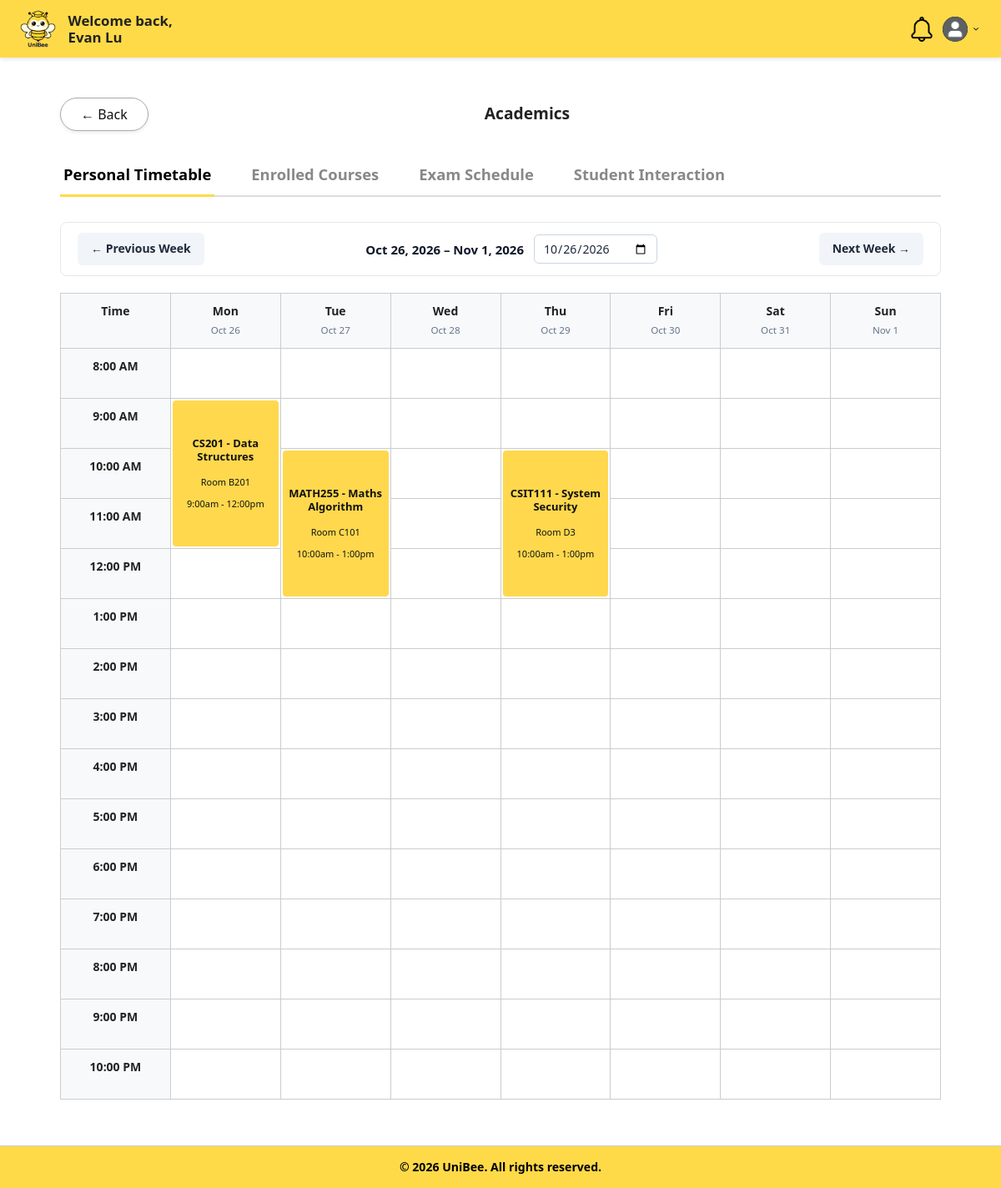
The app's page /boundary/academicsPage.php (signed in) with its own data.
### tables this page shows
CREATE TABLE StudentEnrolments (
    id INT PRIMARY KEY AUTO_INCREMENT,
    studentId INT NOT NULL,
    classId INT NOT NULL,
    enrolledBy INT,
    enrolmentDate DATETIME DEFAULT CURRENT_TIMESTAMP,
    status ENUM('enrolled', 'dropped', 'completed') DEFAULT 'enrolled',
    FOREIGN KEY (studentId) REFERENCES Users(id) ON DELETE CASCADE,
    FOREIGN KEY (classId) REFERENCES Classes(id) ON DELETE CASCADE,
    FOREIGN KEY (enrolledBy) REFERENCES Users(id) ON DELETE SET NULL
);

### controller/academicsController.php (called while the page is built, shortened)
<?php
require_once "../database/database.php";
require_once "../entity/timetableEntry.php";
class AcademicsController
{
    private $db;
    public function __construct()
    {
        $database = new Database();
        $this->db = $database->connect();
    }
    public function getTimetable($studentId)
    {
        $sql = "SELECT
                    c.id                AS id,
                    se.studentId        AS userId,
                    CONCAT(m.code, ' - ', m.name) AS title,
                    c.dayOfWeek,
                    c.startTime,
                    c.endTime,
                    c.room              AS location,
                    c.createdAt,
                    c.updatedAt
                FROM StudentEnrolments se
                INNER JOIN Classes c ON c.id = se.classId
                INNER JOIN Modules m ON m.id = c.moduleId
                WHERE se.studentId = :studentId
                  AND se.status = 'enrolled'
                  AND c.status  = 'active'
                ORDER BY FIELD(c.dayOfWeek,'mon','tue','wed','thu','fri','sat','sun'),
                         c.startTime ASC";
        try {
            $stmt = $this->db->prepare($sql);
            $stmt->bindValue(':studentId', (int) $studentId, PDO::PARAM_INT);
            $stmt->execute();
            $rows = $stmt->fetchAll(PDO::FETCH_ASSOC);
            $entries = [];
            foreach ($rows as $row) {
                $entries[] = new TimetableEntry(
                    $row['id'],
                    $row['userId'],
                    $row['title'],
                    $row['dayOfWeek'],
                    $row['startTime'],
                    $row['endTime'],
                    $row['location'],
                    $row['createdAt'],
                    $row['updatedAt']
                );
            }
            return $entries;
        } catch (PDOException $e) {
            error_log("AcademicsController getTimetable error: " . $e->getMessage());
            return false;
        }
    }
    private function isValidId($id)
    {
        return isset($id) && is_numeric($id) && (int) $id > 0;
    }
}
?>

### database/database.php (called while the page is built, shortened)
<?php
class Database
{
    private $host = 'localhost:3307';
    private $dbname = 'unibee';
    private $username = 'root';
    private $password = '';
    public function connect()
    {
        try {
            $this->pdo = new PDO(
                "mysql:host={$this->host};dbname={$this->dbname}",
                $this->username,
                $this->password
            );
            $this->pdo->setAttribute(PDO::ATTR_ERRMODE, PDO::ERRMODE_EXCEPTION);
            return $this->pdo;
        } catch (PDOException $e) {
            die("Database connection failed: " . $e->getMessage());
        }
    }
}

### entity/timetableEntry.php (called while the page is built, shortened)
<?php
class TimetableEntry
{
    private $title;
    private $startTime;
    private $endTime;
    private $location;
    public function __construct(
        $id = null,
        $userId = null,
        $title = null,
        $dayOfWeek = null,
        $startTime = null,
        $endTime = null,
        $location = null,
        $createdAt = null,
        $updatedAt = null
    ) {
        $this->title = $title;
        $this->startTime = $startTime;
        $this->endTime = $endTime;
        $this->location = $location;
    }
    public function getTitle()
    {
        return $this->title;
    }
    public function getStartTime()
    {
        return $this->startTime;
    }
    public function getEndTime()
    {
        return $this->endTime;
    }
    public function getLocation()
    {
        return $this->location;
    }
}
?>

### boundary/academicsPage.php (the view, shortened to what this page needs)
<?php
require_once "../controller/academicsController.php";
$controller = new AcademicsController();
$eventController = new ViewEventsController();
$studentId = $_SESSION['user_id'] ?? null;
$allowedTabs = ['timetable', 'courses', 'exams', 'interaction'];
$requestedTab = $_GET['tab'] ?? 'timetable';
$activeTab = in_array($requestedTab, $allowedTabs) ? $requestedTab : 'timetable';
$today = new DateTime();
if (isset($_GET['date']) && !empty($_GET['date'])) {
    try {
        $refDate = new DateTime($_GET['date']);
    } catch (Exception $e) {
        $refDate = clone $today;
    }
} else {
    $refDate = clone $today;
}
$dayOfWeekNum = (int) $refDate->format('N');
$monday = clone $refDate;
$monday->modify('-' . ($dayOfWeekNum - 1) . ' days')->setTime(0, 0, 0);
$sunday = clone $monday;
$sunday->modify('+6 days')->setTime(23, 59, 59);
$prevMonday = clone $monday;
$prevMonday->modify('-1 week');
$nextMonday = clone $monday;
$nextMonday->modify('+1 week');
$prevDateParam = $prevMonday->format('Y-m-d');
$nextDateParam = $nextMonday->format('Y-m-d');
$selectedDateValue = $monday->format('Y-m-d');
$weekRangeText = $monday->format('M j, Y') . ' – ' . $sunday->format('M j, Y');
$semStart = new DateTime('2026-09-01');
$semEnd = new DateTime('2026-11-30');
$isWithinSemester = ($sunday >= $semStart && $monday <= $semEnd);
$entries = null;
if ($activeTab === 'timetable' && $isWithinSemester) {
    $entries = $controller->getTimetable($studentId);
}
$registeredEvents = method_exists($eventController, 'getUserRegisteredEvents')
    ? $eventController->getUserRegisteredEvents($studentId)
    : [];
$keys = ['mon', 'tue', 'wed', 'thu', 'fri', 'sat', 'sun'];
$weekDates = [];
$currentDay = clone $monday;
for ($i = 0; $i < 7; $i++) {
    $weekDates[$keys[$i]] = [
        'dayName' => $currentDay->format('D'),
        'dateStr' => $currentDay->format('M j')
    ];
    $currentDay->modify('+1 day');
}
$grid = [
    'mon' => [],
    'tue' => [],
    'wed' => [],
    'thu' => [],
    'fri' => [],
    'sat' => [],
    'sun' => []
];
if (is_array($entries)) {
    foreach ($entries as $e) {
        $day = strtolower($e->getDayOfWeek());
        $startParts = explode(':', $e->getStartTime());
        $endParts = explode(':', $e->getEndTime());
        $startHour = (int) $startParts[0];
        $endHour = (int) $endParts[0];
        $duration = $endHour - $startHour;
        $duration = max(1, $duration);
        if (isset($grid[$day])) {
            $grid[$day][$startHour][] = [
                'title' => $e->getTitle(),
                'location' => 'Room ' . $e->getLocation(),
                'time' => date('g:ia', strtotime($e->getStartTime())) . ' - ' . date('g:ia', strtotime($e->getEndTime())),
                'type' => 'class',
                'duration' => $duration
            ];
        }
    }
}
$hours = range(8, 22);
?>
<!DOCTYPE html>
<html lang="en">
<head>
    <link rel="stylesheet" href="../style.css">
</head>
<body>
    <header class="header">
        <div class="logo-container">
            <a href="studentDashboardPage.php">
                <img src="../images/uniBeeLogo.png" alt="UniBee Logo">
            </a>
        </div>
        <div class="welcome-message">
            <span>Welcome back,</span>
            <strong><?php echo htmlspecialchars($_SESSION['user_name']); ?></strong>
        </div>
        <div class="dashboard-header-right">
            <a href="NotificationPage.php" class="header-icon">
                <img src="../images/notification.png" alt="Notifications">
            </a>
            <div class="profile-dropdown">
                <div class="profile-container" onclick="toggleDropdown()">
                    <img src="../images/profilePic.png" alt="Profile" class="profile-icon">
                    <img src="../images/dropdown.png" alt="Menu" class="dropdown-arrow">
                </div>
            </div>
        </div>
    </header>
    <main class="dashboard">
        <div class="profile-header">
            <a href="studentDashboardPage.php" class="btn-back">&#8592; Back</a>
            <h2 class="section-label">Academics</h2>
        </div>
        <div class="teaching-tabs">
            <a href="academicsPage.php?tab=timetable"
                class="teaching-tab <?php echo $activeTab === 'timetable' ? 'active' : ''; ?>">
                Personal Timetable
            </a>
            <a href="academicsPage.php?tab=courses"
                class="teaching-tab <?php echo $activeTab === 'courses' ? 'active' : ''; ?>">
                Enrolled Courses
            </a>
            <a href="academicsPage.php?tab=exams"
                class="teaching-tab <?php echo $activeTab === 'exams' ? 'active' : ''; ?>">
                Exam Schedule
            </a>
            <a href="academicsPage.php?tab=interaction"
                class="teaching-tab <?php echo $activeTab === 'interaction' ? 'active' : ''; ?>">
                Student Interaction
            </a>
        </div>
        <?php if ($activeTab === 'timetable'): ?>
            <div class="timetable-controls">
                <a href="academicsPage.php?tab=timetable&date=<?php echo $prevDateParam; ?>"
                    class="timetable-nav-btn">&larr;
                    Previous Week</a>
                <div class="date-picker-wrapper">
                    <span class="week-range-title"><?php echo htmlspecialchars($weekRangeText); ?></span>
                    <input type="date" class="date-input" value="<?php echo $selectedDateValue; ?>"
                        onchange="jumpToWeek(this.value)">
                </div>
                <a href="academicsPage.php?tab=timetable&date=<?php echo $nextDateParam; ?>" class="timetable-nav-btn">Next
                    Week &rarr;</a>
            </div>
            <?php if (!$isWithinSemester && empty($registeredEvents)): ?>
                <p class="no-notifications">No classes scheduled for this week. </p>
            <?php elseif ($entries === false): ?>
                <p class="error-message">Unable to retrieve timetable. Please try again later.</p>
            <?php else: ?>
                <table class="timetable-grid">
                    <thead>
                        <tr>
                            <th>Time</th>
                            <?php foreach ($keys as $k): ?>
                                <th>
                                    <?php echo $weekDates[$k]['dayName']; ?><br>
                                    <small
                                        style="font-weight: normal; color: #64748b;"><?php echo $weekDates[$k]['dateStr']; ?></small>
                                </th>
                            <?php endforeach; ?>
                        </tr>
                    </thead>
                    <tbody>
                        <?php
                        $skipCell = [
                            'mon' => [],
                            'tue' => [],
                            'wed' => [],
                            'thu' => [],
                            'fri' => [],
                            'sat' => [],
                            'sun' => []
                        ];
                        foreach ($hours as $h): ?>
                            <tr>
                                <th><?php echo date('g:i A', mktime($h, 0, 0)); ?></th>
                                <?php foreach ($keys as $k): ?>
                                    <?php
                                    if (!empty($skipCell[$k][$h])) {
                                        continue;
                                    }
                                    if (isset($grid[$k][$h])):
                                        $items = $grid[$k][$h];
                                        $maxDuration = 1;
                                        foreach ($items as $it) {
                                            if ($it['duration'] > $maxDuration) {
                                                $maxDuration = $it['duration'];
                                            }
                                        }
                                        for ($d = 1; $d < $maxDuration; $d++) {
                                            $skipCell[$k][$h + $d] = true;
                                        }
                                        $rowspanAttr = $maxDuration > 1 ? ' rowspan="' . $maxDuration . '"' : '';
                                        $hasClash = count($items) > 1;
                                        ?>
                                        <td<?php echo $rowspanAttr; ?>>
                                            <div class="timetable-cell-stack<?php echo $hasClash ? ' has-clash' : ''; ?>">
                                                <?php foreach ($items as $item): ?>
                                                    <div
                                                        class="<?php echo ($item['type'] === 'event') ? 'timetable-slot event-slot' : 'timetable-slot'; ?>">
                                                        <strong><?php echo htmlspecialchars($item['title']); ?></strong><br>
                                                        <span><?php echo htmlspecialchars($item['location']); ?></span><br>
                                                        <small><?php echo htmlspecialchars($item['time']); ?></small>
                                                    </div>
                                                <?php endforeach; ?>
                                            </div>
                                            </td>
                                        <?php else: ?>
                                            <td></td>
                                        <?php endif; ?>
                                    <?php endforeach; ?>
                            </tr>
                        <?php endforeach; ?>
                    </tbody>
                </table>
            <?php endif; ?>
        <?php endif; ?>
    </main>
    <footer>
        <div class="footer-bottom-bar">
            &copy; 2026 UniBee. All rights reserved.
        </div>
    </footer>
</body>
</html>

### boundary/academicsPage.php (style rules this page uses)
.timetable-controls { display: flex; align-items: center; justify-content: space-between; margin: 15px 0; background: #ffffff; padding: 12px 20px; border: 1px solid #e2e8f0; border-radius: 8px; flex-wrap: wrap; gap: 10px; }
.timetable-nav-btn { background-color: #f1f5f9; color: #1e293b; padding: 8px 16px; text-decoration: none; border-radius: 6px; font-weight: 600; font-size: 14px; transition: background 0.2s; }
.date-picker-wrapper { display: flex; align-items: center; gap: 12px; }
.week-range-title { font-size: 15px; font-weight: bold; color: #0f172a; }
.date-input { padding: 6px 10px; border: 1px solid #cbd5e1; border-radius: 6px; font-size: 14px; color: #1e293b; cursor: pointer; outline: none; }
.timetable-cell-stack { display: flex; flex-direction: column; gap: 4px; height: 100%; }
.timetable-cell-stack .timetable-slot, .timetable-cell-stack .event-slot { flex: 1; min-height: 40px; padding: 6px 4px; font-size: 11px; line-height: 1.2; border-radius: 4px; box-sizing: border-box; display: flex; flex-direction: column; justify-content: center; align-items: center; text-align: center; }
.timetable-slot { background-color: #FFD84D; color: #111; font-weight: bold; }
.profile-header { position: relative; display: flex; align-items: center; width: 100%; min-height: 45px; margin: 15px 0 25px 0; }
.profile-header .section-label { position: absolute; left: 70%; transform: translateX(-50%); margin: 0 !important; text-align: center !important; white-space: nowrap; }

### records on screen
studentenrolments: title "MATH255 - Maths Algorithm", location "Room C101", time "10:00am - 1:00pm"

### other values on screen
$_SESSION['user_name'] "Evan Lu"
$weekRangeText "Oct 26, 2026 – Nov 1, 2026"
$weekDates[$k]['dayName'] "Mon"
$weekDates[$k]['dateStr'] "Oct 26"
$weekDates[$k]['dayName'] "Tue"
$weekDates[$k]['dateStr'] "Oct 27"
$weekDates[$k]['dayName'] "Wed"
$weekDates[$k]['dateStr'] "Oct 28"
$weekDates[$k]['dayName'] "Thu"
$weekDates[$k]['dateStr'] "Oct 29"
$weekDates[$k]['dayName'] "Fri"
$weekDates[$k]['dateStr'] "Oct 30"
$weekDates[$k]['dayName'] "Sat"
$weekDates[$k]['dateStr'] "Oct 31"
$weekDates[$k]['dayName'] "Sun"
